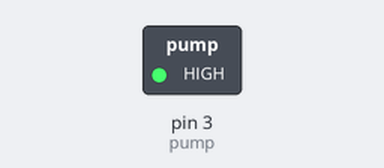
A sketch run on a simulated Arduino Uno, built with avr-gcc and run on an emulated ATmega328P. Parts: switched loads named in the sketch (green lamp = pin HIGH).

Above: at 0.5 s.
At 6.0 s:
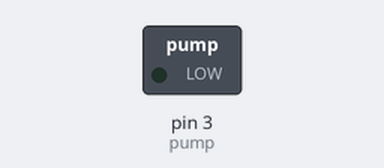
Timing chart, 0 to 14.3 s (numbered marks = the images above):
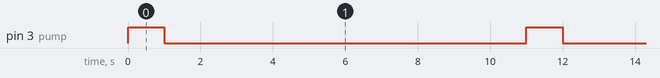

Measured:
- by itself, pin 3 (pump): alternates HIGH for 1.0 s and LOW for 10.0 s

The sketch:

pump.ino
```cpp
const int pump = 3;

void setup() {
  pinMode(pump, OUTPUT);
}

void loop() {
  digitalWrite(pump, HIGH);
  delay(1000);

  digitalWrite(pump, LOW);
  delay(10000);

}
```
